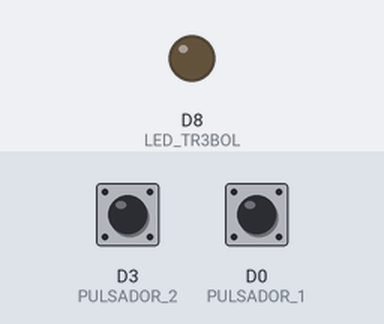
This sketch was run on a simulated ESP8266 (NodeMCU). On the bench: output pins drawn as LEDs (lit = HIGH). Dashed ring = blinking. The test bench sets the inputs (shaded band); at power-on: D3 (PULSADOR_2) HIGH, D0 (PULSADOR_1) HIGH.

Above: at 1.2 s.
1.3 s: D3 (PULSADOR_2) pulled LOW for 1 s
At 1.52 s:
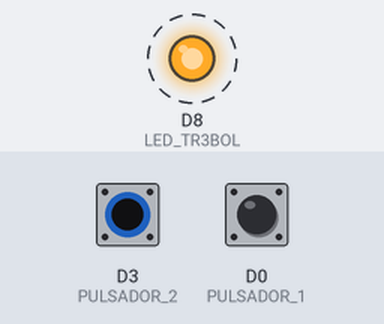
4.3 s: D0 (PULSADOR_1) pulled LOW for 3.2 s
At 7.8 s:
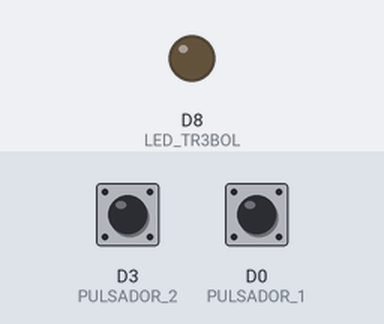
9.0 s: D3 (PULSADOR_2) pulled LOW for 3.2 s
At 9.22 s:
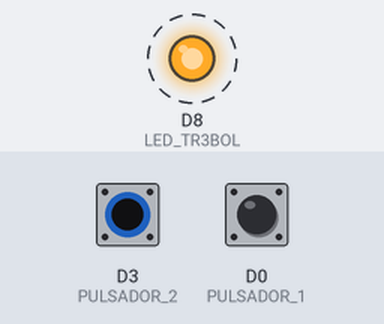
Timing chart, 0 to 13.6 s (numbered marks = the images above; inputs shaded):
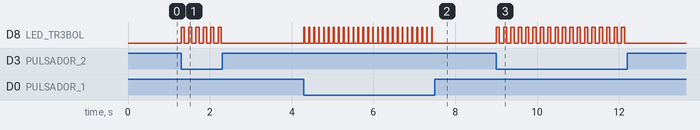

Measured:
- after the input at 1.3 s, D8 (LED_TR3BOL): alternates HIGH for 0.08 s and LOW for 0.10 s, 12 changes in all, then stays LOW, starting at once
- after the input at 4.3 s, D8 (LED_TR3BOL): alternates HIGH for 0.02 s and LOW for 0.10 s, 54 changes in all, then stays LOW, starting at once
- after the input at 9.0 s, D8 (LED_TR3BOL): alternates HIGH for 0.08 s and LOW for 0.10 s, 36 changes in all, then stays LOW, starting at once

The sketch:

Ejercicio7.ino
```cpp
/*
7) Mientras esté pulsado SW1, el LED verde parpadea con PWM: Ton=20us,
Tpwm=100us. Mientras esté pulsado SW2, el LED verde parpadea con PWM:
Ton=80us, Tpwm=100us. Se prioriza SW1 sobre SW2
*/

#define LED_TR3BOL D8 // LED Verde
#define PULSADOR_1 D0 // SW1
#define PULSADOR_2 D3 // SW2

int TiempoPrendido1 = 20;
int TiempoApagano1 = 100;
int TiempoPrendido2 = 80;
int TiempoApagano2 = 100;


void setup() {
  pinMode(LED_TR3BOL, OUTPUT);
  pinMode(PULSADOR_1, INPUT_PULLUP); // Se recomienda usar INPUT_PULLUP para botones
  pinMode(PULSADOR_2, INPUT_PULLUP); // Se recomienda usar INPUT_PULLUP para botones
}

void loop() {
  if(digitalRead(PULSADOR_1)==LOW){
    // Al presionar SW1:
    digitalWrite(LED_TR3BOL, HIGH);
    delay(TiempoPrendido1);
      // El led verde prendera por 20us
    digitalWrite(LED_TR3BOL, LOW);
    delay(TiempoApagano1);
      // El led verde se apagara por 100us
  } else if(digitalRead(PULSADOR_2)==LOW){
    // Al presionar SW2:
    digitalWrite(LED_TR3BOL, HIGH);
    delay(TiempoPrendido2);
      // El led verde prendera por 80us
    digitalWrite(LED_TR3BOL, LOW);
    delay(TiempoApagano2);
      // El led verde se apagara por 100us
  } else{
    // En caso que no se presione ningun pulsador el led verde se mantiene apagado.
    digitalWrite(LED_TR3BOL, LOW);
  }

}
```
